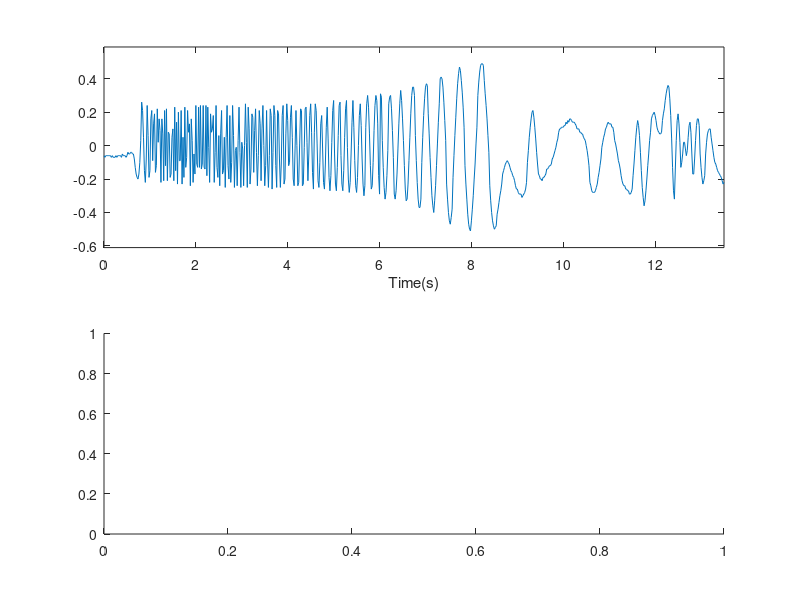

This chart was generated by the following MATLAB code: (Note: this script raises an error after producing the figure.)
clear
%load data
Launch_2_1 = 0;
Launch_2_2 = 0;
Launch_2_3 = 0;
Launch_2_4 = 0;
Launch_2_5 = 0;
load('Launch_2_5.txt')
launch=Launch_2_5;

x_accel=launch(:,1);
y_accel=launch(:,2);
z_accel=launch(:,3);
x_roll=launch(:,4);
y_roll=launch(:,5);
z_roll=launch(:,6);
x_mag=launch(:,7);
y_mag=launch(:,8);
z_mag=launch(:,9);


%create time vector
[length,width]=size(x_accel);
i= 1:1:length;
time = i*.02;

%find the launch window
launchframe=1;
%Launch start is when z acceleration is > 40 m/s/s
if (launch == Launch_2_1) | (launch == Launch_2_2)
    while z_accel(launchframe)<40
    launchframe=launchframe+1;
    end
    z_roll = -1*z_roll/(2*pi);
    x_roll = -1*x_roll/(2*pi);
    y_roll = -1*y_roll/(2*pi);
    minThresh = 0;
elseif (launch == Launch_2_4)
    while z_accel(launchframe)<120
    launchframe=launchframe+1;
    end
    z_roll = -1*z_roll/360;
    x_roll = -1*x_roll/360;
    y_roll = -1*y_roll/360;
    minThresh = -30;
elseif (launch == Launch_2_5)
    while z_accel(launchframe)<40
    launchframe=launchframe+1;
    end
    z_roll = -1*z_roll/360;
    x_roll = -1*x_roll/360;
    y_roll = -1*y_roll/360;
    minThresh = -37;
else
    minThresh = 0;
    justwork = 'Didnt work'
end
%launch window start is 0.5 s before launch frame and 13 s after. Find it
%by frame and correlate to time
logstart = launchframe -.5/.02;
logstop = launchframe + 13/.02;
launchstart = time(logstart);
launchstop = time(logstop);

%variables for the spectrogram controls
frequencyLimits = [0 25]; % Hz
leakage = 0.8;
timeResolution = 0.75; % seconds
overlapPercent = 99;
reassignFlag = true;

% Index into signal time region of interest
x_mag_ROI = x_mag(:);
timeValues = time;
minIdx = timeValues >= launchstart;
maxIdx = timeValues <= launchstop;

%Trim time frame and convert to proper units
x_mag_ROI = x_mag_ROI(minIdx&maxIdx);
timeValues = timeValues(minIdx&maxIdx);

z_accel_processed = z_accel(minIdx&maxIdx)/9.8;
x_accel_processed = x_accel(minIdx&maxIdx)/9.8;
y_accel_processed = y_accel(minIdx&maxIdx)/9.8;

z_roll_processed = z_roll(minIdx&maxIdx);
x_roll_processed = x_roll(minIdx&maxIdx);
y_roll_processed = y_roll(minIdx&maxIdx);

timeValues = timeValues - launchstart;

% Compute spectral estimate
%Plot the x magnetometer and spectrogram on the same plot
figure('Name', 'X Magnetometer Spectrogram','NumberTitle','off')
ax1 = subplot(2,1,1);
plot(timeValues, x_mag_ROI)
%scale axis
axis([0 launchstop-launchstart (min(x_mag_ROI)-.1*(max(x_mag_ROI)-min(x_mag_ROI))) (max(x_mag_ROI)+.1*(max(x_mag_ROI)-min(x_mag_ROI)))])
xlabel('Time(s)')
ax2 = subplot(2,1,2);
pspectrum(x_mag_ROI,timeValues, ...
    'spectrogram', ...
    'FrequencyLimits',frequencyLimits, ...
    'Leakage',leakage, ...
    'TimeResolution',timeResolution, ...
    'OverlapPercent',overlapPercent, ...
    'MinThreshold',minThresh, ...
    'Reassign',reassignFlag);

figure('Name', 'Acceleration and Roll','NumberTitle','off')

%Plot Acceleration
ax1 = subplot(2,1,1);
hold on
plot(timeValues,z_accel_processed)
plot(timeValues,y_accel_processed)
plot(timeValues,x_accel_processed)
axis([0 launchstop-launchstart (min(z_accel_processed)-.1*(max(z_accel_processed)-min(z_accel_processed))) (max(z_accel_processed)+.1*(max(z_accel_processed)-min(z_accel_processed)))])
xlabel('Time(s)')
ylabel('Acceleration(g)')
title('Acceleration vs Time')


%Plot Roll
ax2 = subplot(2,1,2);
hold on
plot(timeValues,z_roll_processed)
plot(timeValues,y_roll_processed)
plot(timeValues,x_roll_processed)
axis([0 launchstop-launchstart (min(z_roll_processed)-.1*(max(z_roll_processed)-min(z_roll_processed))) (max(z_roll_processed)+.1*(max(z_roll_processed)-min(z_roll_processed)))])
xlabel('Time(s)')
ylabel('Gyro Roll Rate (Hz)')
title('Roll Rate vs Time')


%signalAnalyzer

